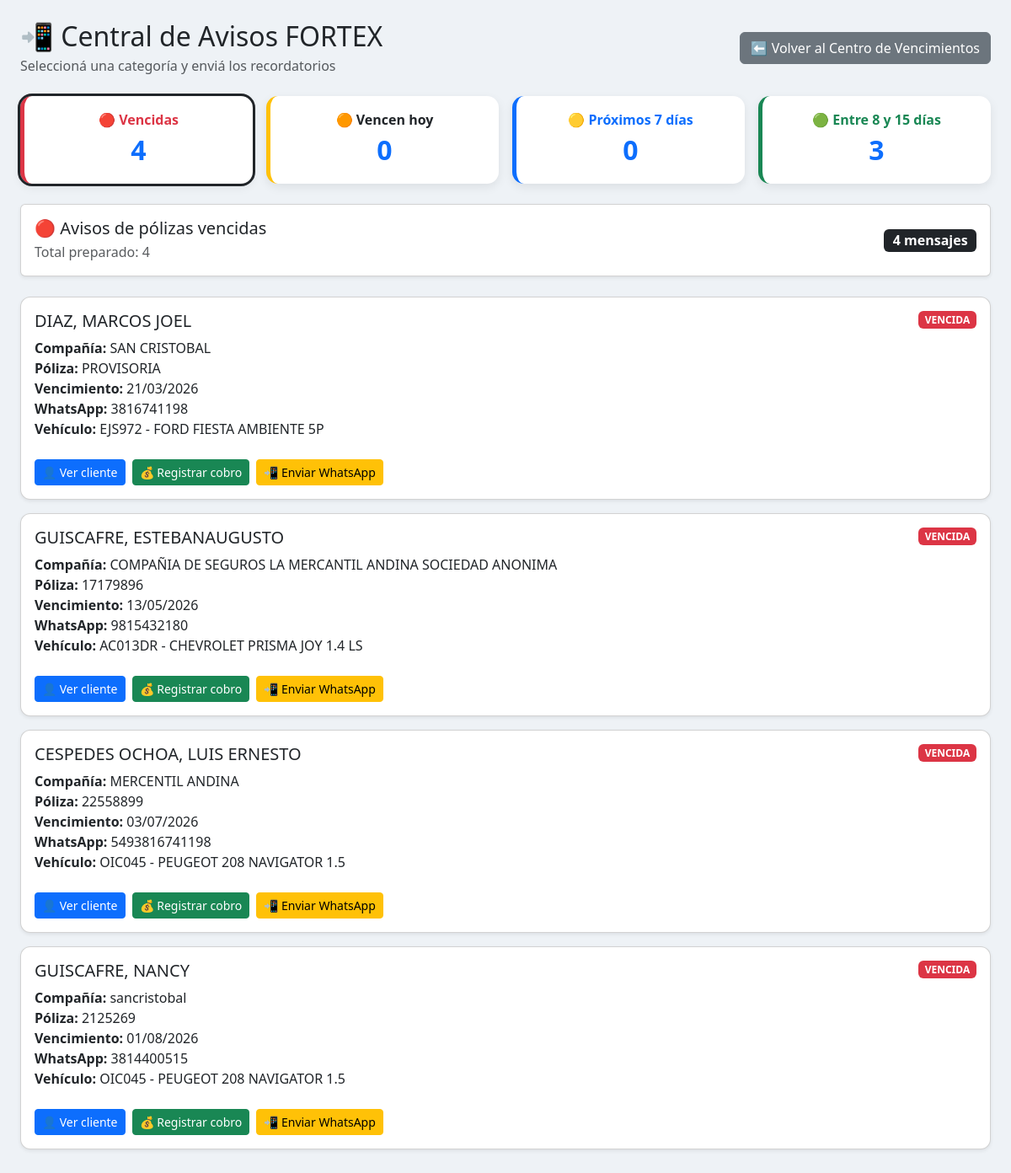
The page /vencimientos/avisos-del-dia/?categoria=vencidas on the database its author committed.
### polizas/models.py (models this page shows, shortened)
class Poliza(models.Model):
    ESTADOS = [
    ("Al día", "Al día"),
    ("Pendiente", "Pendiente"),
    ("Morosa", "Morosa"),
    ("Vencida", "Vencida"),
    ("Anulada", "Anulada"),
    ]
    estado = models.CharField(
    max_length=20,
    choices=ESTADOS,
    default="Al día"
    )
    motivo_anulacion = models.TextField(
    blank=True,
    default="",
    )
    fecha_anulacion = models.DateTimeField(
     null=True,
     blank=True,
    )
    anulada_por = models.ForeignKey(
    settings.AUTH_USER_MODEL,
    on_delete=models.SET_NULL,
    null=True,
    blank=True,
    related_name="polizas_anuladas",
    )
    TIPOS_SEGURO = [
        ("Automotor", "Automotor"),
        ("Moto", "Moto"),
        ("Caución", "Caución"),
        ("Accidentes Personales", "Accidentes Personales"),
        ("Agro", "Agro"),
        ("Hogar", "Hogar"),
        ("Comercio", "Comercio"),
        ("Otro", "Otro"),
    ]
    PERIODICIDADES = [
        ("Mensual", "Mensual"),
        ("Bimestral", "Bimestral"),
        ("Trimestral", "Trimestral"),
        ("Cuatrimestral", "Cuatrimestral"),
        ("Semestral", "Semestral"),
        ("Anual", "Anual"),
    ]
    cliente = models.ForeignKey(
        Cliente,
        on_delete=models.CASCADE
    )
    tipo_seguro = models.CharField(
        max_length=50,
        choices=TIPOS_SEGURO,
        default="Automotor"
    )
    vehiculo = models.ForeignKey(
        Vehiculo,
        on_delete=models.SET_NULL,
        null=True,
        blank=True
    )
    compania = models.CharField(
        "Compañía",
        max_length=100
    )
    numero_poliza = models.CharField(
        "Número de póliza",
        max_length=50,
        blank=True
    )
    fecha_alta = models.DateField(
        "Fecha de alta"
    )
    fecha_fin_vigencia = models.DateField(
    "Fin de vigencia",
    null=True,
    blank=True
    )
    periodicidad = models.CharField(
        max_length=20,
        choices=PERIODICIDADES,
        default="Mensual"
    )
    cantidad_cuotas = models.PositiveIntegerField(
        "Cantidad de cuotas",
        default=1
    )
    fecha_vencimiento = models.DateField(
        "Fecha de vencimiento",
        null=True,
        blank=True
    )
    numero_cuota = models.PositiveIntegerField(
        "Número de cuota",
        default=0
    )
    estado = models.CharField(
        max_length=20,
        choices=ESTADOS,
        default="Pendiente"
    )
    observaciones = models.TextField(
        blank=True
    )
    porcentaje_comision = models.DecimalField(
    "Porcentaje de comisión",
    max_digits=5,
    decimal_places=2,
    default=0,
    blank=True
    )

### clientes/models.py (models this page shows, shortened)
class Cliente(models.Model):
    nombre = models.CharField("Nombre", max_length=100)
    apellido = models.CharField("Apellido", max_length=100)
    dni = models.CharField("DNI", max_length=20, unique=True)
    fecha_nacimiento = models.DateField(
        "Fecha de nacimiento",
        null=True,
        blank=True
    )
    whatsapp = models.CharField("WhatsApp", max_length=20, blank=True, default="")
    calle = models.CharField("Calle", max_length=150, blank=True)
    numero = models.CharField("Número", max_length=20, blank=True)
    piso = models.CharField("Piso", max_length=20, blank=True)
    departamento = models.CharField("Departamento", max_length=20, blank=True)
    barrio = models.CharField("Barrio", max_length=100, blank=True)
    codigo_postal = models.CharField("Código postal", max_length=20, blank=True)
    email = models.EmailField("Email", blank=True)
    telefono_alternativo = models.CharField(
    "Teléfono alternativo",
    max_length=30,
    blank=True
    )
    estado = models.CharField(
    "Estado",
    max_length=20,
    choices=[
        ("Activo", "Activo"),
        ("Inactivo", "Inactivo"),
        ("Prospecto", "Prospecto"),
    ],
    default="Activo"
    )
    localidad = models.CharField(
        "Localidad",
        max_length=100,
        blank=True
    )
    provincia = models.CharField(
        "Provincia",
        max_length=100,
        blank=True
    )
    observaciones = models.TextField(
        "Observaciones",
        blank=True
    )

### vehiculos/models.py (models this page shows, shortened)
class Vehiculo(models.Model):
    TIPO_CHOICES = [
       ("Moto", "Moto"),
       ("Auto", "Auto"),
       ("Camioneta", "Camioneta"),
       ("Furgón", "Furgón"),
       ("Camión", "Camión"),
       ("Acoplado", "Acoplado"),
       ("Tráiler", "Tráiler"),
]
    USO_CHOICES = [
        ("Particular", "Particular"),
        ("Comercial", "Comercial"),
        ("Taxi", "Taxi"),
        ("Remis", "Remis"),
        ("Moto", "Moto"),
        ("Camioneta", "Camioneta"),
        ("Camión", "Camión"),
        ("Furgón", "Furgón"),
        ("Acoplado", "Acoplado"),
        ("Tráiler", "Tráiler"),
    ]
    cliente = models.ForeignKey(Cliente, on_delete=models.CASCADE)
    tipo = models.CharField(
       max_length=30,
       choices=TIPO_CHOICES,
       default="Auto"
    )
    patente = models.CharField(max_length=20)
    marca = models.CharField(max_length=50)
    modelo = models.CharField(max_length=50)
    anio = models.PositiveIntegerField("Año", null=True, blank=True)
    motor = models.CharField(max_length=50)
    chasis = models.CharField(max_length=50)
    uso = models.CharField(
        max_length=30,
        choices=USO_CHOICES,
        default="Particular"
    )
    observaciones = models.TextField(blank=True)

### principal/views.py (the view)
# urls.py: path("vencimientos/avisos-del-dia/",views.avisos_del_dia,name="avisos_del_dia"),
def avisos_del_dia(request):
    hoy = date.today()
    en_7_dias = hoy + timedelta(days=7)
    en_15_dias = hoy + timedelta(days=15)
    categoria = request.GET.get("categoria", "hoy")
    consultas = {
        "vencidas": Poliza.objects.filter(
            fecha_vencimiento__lt=hoy
        ),
        "hoy": Poliza.objects.filter(
            fecha_vencimiento=hoy
        ),
        "7_dias": Poliza.objects.filter(
            fecha_vencimiento__gt=hoy,
            fecha_vencimiento__lte=en_7_dias
        ),
        "15_dias": Poliza.objects.filter(
            fecha_vencimiento__gt=en_7_dias,
            fecha_vencimiento__lte=en_15_dias
        ),
    }
    polizas = consultas.get(
        categoria,
        consultas["hoy"]
    ).select_related(
        "cliente",
        "vehiculo"
    ).order_by(
        "fecha_vencimiento",
        "cliente__apellido",
        "cliente__nombre"
    )
    contexto = {
        "hoy": hoy,
        "categoria": categoria,
        "polizas": polizas,
        "total_vencidas": consultas["vencidas"].count(),
        "total_hoy": consultas["hoy"].count(),
        "total_7_dias": consultas["7_dias"].count(),
        "total_15_dias": consultas["15_dias"].count(),
    }
    return render(
        request,
        "principal/avisos_del_dia.html",
        contexto
    )

### principal/templates/principal/avisos_del_dia.html (shortened to what this page needs)
<!DOCTYPE html>
<html lang="es">
<head>
    <link
        href="https://cdn.jsdelivr.net/npm/bootstrap@5.3.3/dist/css/bootstrap.min.css"
        rel="stylesheet"
    >
</head>
<body>
<div class="container-fluid px-4 py-4">
    <div
        class="d-flex flex-wrap justify-content-between align-items-center gap-3 mb-4"
    >
        <div>
            <h2 class="mb-1">📲 Central de Avisos FORTEX</h2>
            <p class="text-muted mb-0">
                Seleccioná una categoría y enviá los recordatorios
            </p>
        </div>
        <a
            href="{% url 'centro_vencimientos' %}"
            class="btn btn-secondary"
        >
            ⬅ Volver al Centro de Vencimientos
        </a>
    </div>
    <div class="row g-3 mb-4">
    <div class="col-6 col-md-3">
        <a
            href="{% url 'avisos_del_dia' %}?categoria=vencidas"
            class="text-decoration-none"
        >
            <div class="card tarjeta-resumen border-start border-danger border-5
                {% if categoria == 'vencidas' %}categoria-activa{% endif %}">
                <div class="card-body text-center">
                    <div class="text-danger fw-bold">
                        🔴 Vencidas
                    </div>
                    <div class="numero-resumen">
                        {{ total_vencidas }}
                    </div>
                </div>
            </div>
        </a>
    </div>
    <div class="col-6 col-md-3">
        <a
            href="{% url 'avisos_del_dia' %}?categoria=hoy"
            class="text-decoration-none"
        >
            <div class="card tarjeta-resumen border-start border-warning border-5
                {% if categoria == 'hoy' %}categoria-activa{% endif %}">
                <div class="card-body text-center">
                    <div class="text-dark fw-bold">
                        🟠 Vencen hoy
                    </div>
                    <div class="numero-resumen">
                        {{ total_hoy }}
                    </div>
                </div>
            </div>
        </a>
    </div>
    <div class="col-6 col-md-3">
        <a
            href="{% url 'avisos_del_dia' %}?categoria=7_dias"
            class="text-decoration-none"
        >
            <div class="card tarjeta-resumen border-start border-primary border-5
                {% if categoria == '7_dias' %}categoria-activa{% endif %}">
                <div class="card-body text-center">
                    <div class="text-primary fw-bold">
                        🟡 Próximos 7 días
                    </div>
                    <div class="numero-resumen">
                        {{ total_7_dias }}
                    </div>
                </div>
            </div>
        </a>
    </div>
    <div class="col-6 col-md-3">
        <a
            href="{% url 'avisos_del_dia' %}?categoria=15_dias"
            class="text-decoration-none"
        >
            <div class="card tarjeta-resumen border-start border-success border-5
                {% if categoria == '15_dias' %}categoria-activa{% endif %}">
                <div class="card-body text-center">
                    <div class="text-success fw-bold">
                        🟢 Entre 8 y 15 días
                    </div>
                    <div class="numero-resumen">
                        {{ total_15_dias }}
                    </div>
                </div>
            </div>
        </a>
    </div>
</div>
    <div class="card shadow-sm mb-4">
        <div class="card-body">
            <div
                class="d-flex flex-wrap justify-content-between align-items-center gap-2"
            >
                <div>
                    <h5 class="mb-1">
                        {% if categoria == "vencidas" %}
                            🔴 Avisos de pólizas vencidas
                        {% elif categoria == "hoy" %}
                            🟠 Avisos con vencimiento hoy
                        {% elif categoria == "7_dias" %}
                            🟡 Avisos de los próximos 7 días
                        {% elif categoria == "15_dias" %}
                            🟢 Avisos entre 8 y 15 días
                        {% endif %}
                    </h5>
                    <span class="text-muted">
                        Total preparado: {{ polizas.count }}
                    </span>
                </div>
                <span class="badge bg-dark fs-6">
                    {{ polizas.count }} mensaje{{ polizas.count|pluralize }}
                </span>
            </div>
        </div>
    </div>
    {% for poliza in polizas %}
        <div class="card tarjeta-cliente shadow-sm mb-3">
            <div class="card-body">
                <div
                    class="d-flex flex-wrap justify-content-between align-items-start gap-3"
                >
                    <div>
                        <h5 class="mb-2">
                            {{ poliza.cliente.apellido }},
                            {{ poliza.cliente.nombre }}
                        </h5>
                        <p class="mb-2">
                            <strong>Compañía:</strong>
                            {{ poliza.compania }}
                            <br>
                            <strong>Póliza:</strong>
                            {{ poliza.numero_poliza|default:"PROVISORIA" }}
                            <br>
                            <strong>Vencimiento:</strong>
                            {{ poliza.fecha_vencimiento|date:"d/m/Y" }}
                            <br>
                            <strong>WhatsApp:</strong>
                            {{ poliza.cliente.whatsapp }}
                            <br>
                            <strong>Vehículo:</strong>
                            {% if poliza.vehiculo %}
                                {{ poliza.vehiculo.patente }}
                                -
                                {{ poliza.vehiculo.marca }}
                                {{ poliza.vehiculo.modelo }}
                            {% else %}
                                Sin vehículo
                            {% endif %}
                        </p>
                    </div>
                    {% if categoria == "vencidas" %}
                        <span class="badge bg-danger">
                            VENCIDA
                        </span>
                    {% elif categoria == "hoy" %}
                        <span class="badge bg-warning text-dark">
                            VENCE HOY
                        </span>
                    {% elif categoria == "7_dias" %}
                        <span class="badge bg-primary">
                            PRÓXIMOS 7 DÍAS
                        </span>
                    {% else %}
                        <span class="badge bg-success">
                            ENTRE 8 Y 15 DÍAS
                        </span>
                    {% endif %}
                </div>
                <div class="d-flex flex-wrap gap-2 mt-3">
                    <a
                        href="/clientes/{{ poliza.cliente.id }}/"
                        class="btn btn-primary btn-sm"
                    >
                        👤 Ver cliente
                    </a>
                    <a
                        href="/clientes/{{ poliza.cliente.id }}/cobro/nuevo/"
                        class="btn btn-success btn-sm"
                    >
                        💰 Registrar cobro
                    </a>
                    {% if categoria == "vencidas" %}
                        <a
                            target="_blank"
                            class="btn btn-warning btn-sm"
                            href="https://wa.me/549{{ poliza.cliente.whatsapp }}?text=Buen%20día%20{{ poliza.cliente.nombre }}.%0A%0ANos%20comunicamos%20de%20FORTEX%20Gestión%20Integral.%0A%0ASu%20póliza{% if poliza.vehiculo %}%20del%20vehículo%20patente%20{{ poliza.vehiculo.patente }}{% endif %}%20se%20encuentra%20vencida%20desde%20el%20{{ poliza.fecha_vencimiento|date:'d/m/Y' }}.%0A%0ALe%20solicitamos%20regularizar%20el%20pago%20para%20evitar%20inconvenientes%20con%20la%20cobertura.%0A%0APuede%20abonar%20en%20nuestra%20oficina%20o%20solicitar%20los%20datos%20para%20transferencia.%0A%0AFORTEX%20Gestión%20Integral"
                        >
                            📲 Enviar WhatsApp
                        </a>
                    {% endif %}
                </div>
            </div>
        </div>
    {% empty %}
        <div class="alert alert-success">
            ✅ No hay clientes en esta categoría.
        </div>
    {% endfor %}
</div>
</body>
</html>

### principal/templates/principal/avisos_del_dia.html (style rules this page uses)
body { background-color: #eef2f6; }
.tarjeta-resumen { border: none; border-radius: 14px; box-shadow: 0 4px 12px rgba(0, 0, 0, 0.08); transition: 0.2s; text-decoration: none; color: inherit; }
.tarjeta-cliente { border-radius: 12px; }
.numero-resumen { font-size: 32px; font-weight: bold; }
.categoria-activa { outline: 3px solid #212529; }

### rows shown on the page
Poliza: cliente.apellido "DIAZ", cliente.nombre "MARCOS JOEL", compania "SAN CRISTOBAL", numero_poliza "PROVISORIA", fecha_vencimiento "21/03/2026", cliente.whatsapp "3816741198", vehiculo.patente "EJS972", vehiculo.marca "FORD", vehiculo.modelo "FIESTA AMBIENTE 5P"
Poliza: cliente.apellido "GUISCAFRE", cliente.nombre "ESTEBANAUGUSTO", compania "COMPAÑIA DE SEGUROS LA MERCANTIL ANDINA SOCIEDAD ANONIMA", numero_poliza "17179896", fecha_vencimiento "13/05/2026", cliente.whatsapp "9815432180", vehiculo.patente "AC013DR", vehiculo.marca "CHEVROLET", vehiculo.modelo "PRISMA JOY 1.4 LS"
Poliza: cliente.apellido "CESPEDES OCHOA", cliente.nombre "LUIS ERNESTO", compania "MERCENTIL ANDINA", numero_poliza "22558899", fecha_vencimiento "03/07/2026", cliente.whatsapp "5493816741198", vehiculo.patente "OIC045", vehiculo.marca "PEUGEOT", vehiculo.modelo "208 NAVIGATOR 1.5"
Poliza: cliente.apellido "GUISCAFRE", cliente.nombre "NANCY", compania "sancristobal", numero_poliza "2125269", fecha_vencimiento "01/08/2026", cliente.whatsapp "3814400515", vehiculo.patente "OIC045", vehiculo.marca "PEUGEOT", vehiculo.modelo "208 NAVIGATOR 1.5"

### other values the page prints
{{ total_vencidas }} "4"
{{ total_hoy }} "0"
{{ total_7_dias }} "0"
{{ total_15_dias }} "3"
{{ polizas.count }} "4"
